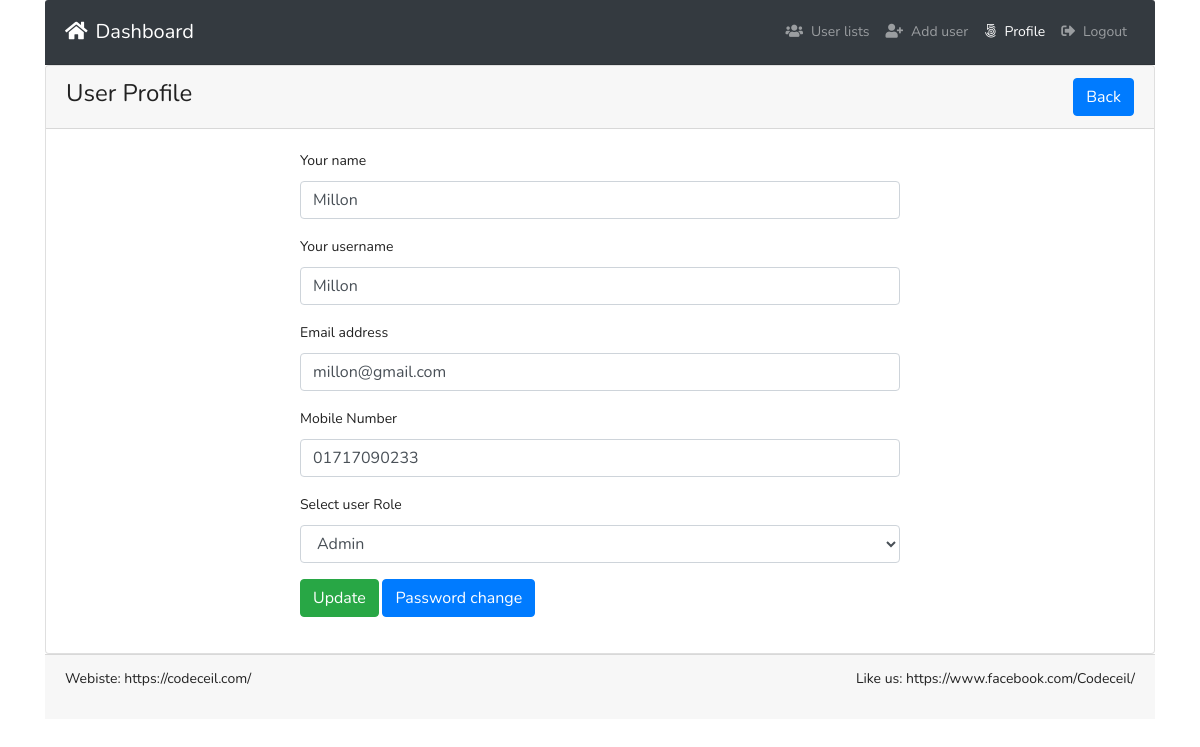
Page /profile.php?id=21 (signed in) on the committed database.
### tables this page shows
CREATE TABLE `tbl_users` (
  `id` int(11) NOT NULL,
  `name` varchar(255) DEFAULT NULL,
  `username` varchar(255) DEFAULT NULL,
  `email` varchar(255) DEFAULT NULL,
  `password` varchar(255) DEFAULT NULL,
  `mobile` varchar(25) DEFAULT NULL,
  `roleid` tinyint(4) DEFAULT NULL,
  `isActive` tinyint(4) DEFAULT 0,
  `created_at` timestamp NOT NULL DEFAULT current_timestamp(),
  `updated_at` timestamp NOT NULL DEFAULT current_timestamp()
);

### classes/Users.php (called while the page is built, shortened)
<?php
include 'lib/Database.php';
include_once 'lib/Session.php';
class Users{
  private $db;
  public function __construct(){
    $this->db = new Database();
  }
    public function getUserInfoById($userid){
      $sql = "SELECT * FROM tbl_users WHERE id = :id LIMIT 1";
      $stmt = $this->db->pdo->prepare($sql);
      $stmt->bindValue(':id', $userid);
      $stmt->execute();
      $result = $stmt->fetch(PDO::FETCH_OBJ);
      if ($result) {
        return $result;
      }else{
        return false;
      }
    }
}

### lib/Database.php (called while the page is built, shortened)
<?php
class  Database{
  public $pdo;
  public function __construct(){
    if (!isset($this->pdo)) {
      try {
        $link = new PDO('mysql:host='.DB_HOST.'; dbname='.DB_NAME, DB_USER, DB_PASS);
        $link->setAttribute(PDO::ATTR_ERRMODE, PDO::ERRMODE_EXCEPTION);
        $link->exec("SET CHARACTER SET utf8");
        $this->pdo  =  $link;
      } catch (PDOException $e) {
        die("Connection error...".$e->getMessage());
      }
    }
  }
}

### lib/Session.php (called while the page is built, shortened)
<?php
class Session{
  public static function get($key){
    if (isset($_SESSION[$key])) {
      return $_SESSION[$key];
    }else{
      return false;
    }
  }
}

### profile.php (the view, shortened to what this page needs)
<?php
include 'inc/header.php';
 ?>
<?php
if (isset($_GET['id'])) {
  $userid = preg_replace('/[^a-zA-Z0-9-]/', '', (int)$_GET['id']);
}
 ?>
 <div class="card ">
   <div class="card-header">
          <h3>User Profile <span class="float-right"> <a href="index.php" class="btn btn-primary">Back</a> </h3>
        </div>
        <div class="card-body">
    <?php
    $getUinfo = $users->getUserInfoById($userid);
    if ($getUinfo) {
     ?>
          <div style="width:600px; margin:0px auto">
          <form class="" action="" method="POST">
              <div class="form-group">
                <label for="name">Your name</label>
                <input type="text" name="name" value="<?php echo $getUinfo->name; ?>" class="form-control">
              </div>
              <div class="form-group">
                <label for="username">Your username</label>
                <input type="text" name="username" value="<?php echo $getUinfo->username; ?>" class="form-control">
              </div>
              <div class="form-group">
                <label for="email">Email address</label>
                <input type="email" id="email" name="email" value="<?php echo $getUinfo->email; ?>" class="form-control">
              </div>
              <div class="form-group">
                <label for="mobile">Mobile Number</label>
                <input type="text" id="mobile" name="mobile" value="<?php echo $getUinfo->mobile; ?>" class="form-control">
              </div>
              <?php if (Session::get("roleid") == '1') { ?>
              <div class="form-group
              <?php if (Session::get("roleid") == '1' && Session::get("id") == $getUinfo->id) {
                echo "d-none";
              } ?>
              ">
                <div class="form-group">
                  <label for="sel1">Select user Role</label>
                  <select class="form-control" name="roleid" id="roleid">
                  <?php
                if($getUinfo->roleid == '1'){?>
                  <option value="1" selected='selected'>Admin</option>
                <?php }elseif($getUinfo->roleid == '2'){?>
                  <option value="1">Admin</option>
                  <option value="2" selected='selected'>Editor</option>
                  <option value="3">User only</option>
                <?php }elseif($getUinfo->roleid == '3'){?>
                  <option value="1">Admin</option>
                  <option value="2">Editor</option>
                  <option value="3" selected='selected'>User only</option>
                <?php } ?>
                  </select>
                </div>
              </div>
          <?php }else{?>
            <input type="hidden" name="roleid" value="<?php echo $getUinfo->roleid; ?>">
          <?php } ?>
              <?php if (Session::get("id") == $getUinfo->id) {?>
              <div class="form-group">
                <button type="submit" name="update" class="btn btn-success">Update</button>
                <a class="btn btn-primary" href="changepass.php?id=<?php echo $getUinfo->id;?>">Password change</a>
              </div>
            <?php } elseif(Session::get("roleid") == '1') {?>
              <div class="form-group">
                <button type="submit" name="update" class="btn btn-success">Update</button>
                <a class="btn btn-primary" href="changepass.php?id=<?php echo $getUinfo->id;?>">Password change</a>
              </div>
            <?php } elseif(Session::get("roleid") == '2') {?>
              <div class="form-group">
                <button type="submit" name="update" class="btn btn-success">Update</button>
              </div>
              <?php   }else{ ?>
                  <div class="form-group">
                    <a class="btn btn-primary" href="index.php">Ok</a>
                  </div>
                <?php } ?>
          </form>
        </div>
      <?php }else{
        header('Location:index.php');
      } ?>
      </div>
    </div>
  <?php
  include 'inc/footer.php';
  ?>

### assets/style.css (style rules this page uses)
body { line-height: 24px; font-size: 14px; font-style: normal; font-weight: normal; visibility: visible; font-family: 'Nunito', sans-serif; color: #222; }
h1, h2, h3, h4, h5, h6 { color: #222; font-family: 'Nunito', sans-serif; font-weight: 400; margin-top: 0; }
h3 { font-size: 24px; line-height: 30px; }

### rows in the picture
tbl_users: name "Millon", username "Millon", email "millon@gmail.com", mobile "01717090233", roleid "Admin"
